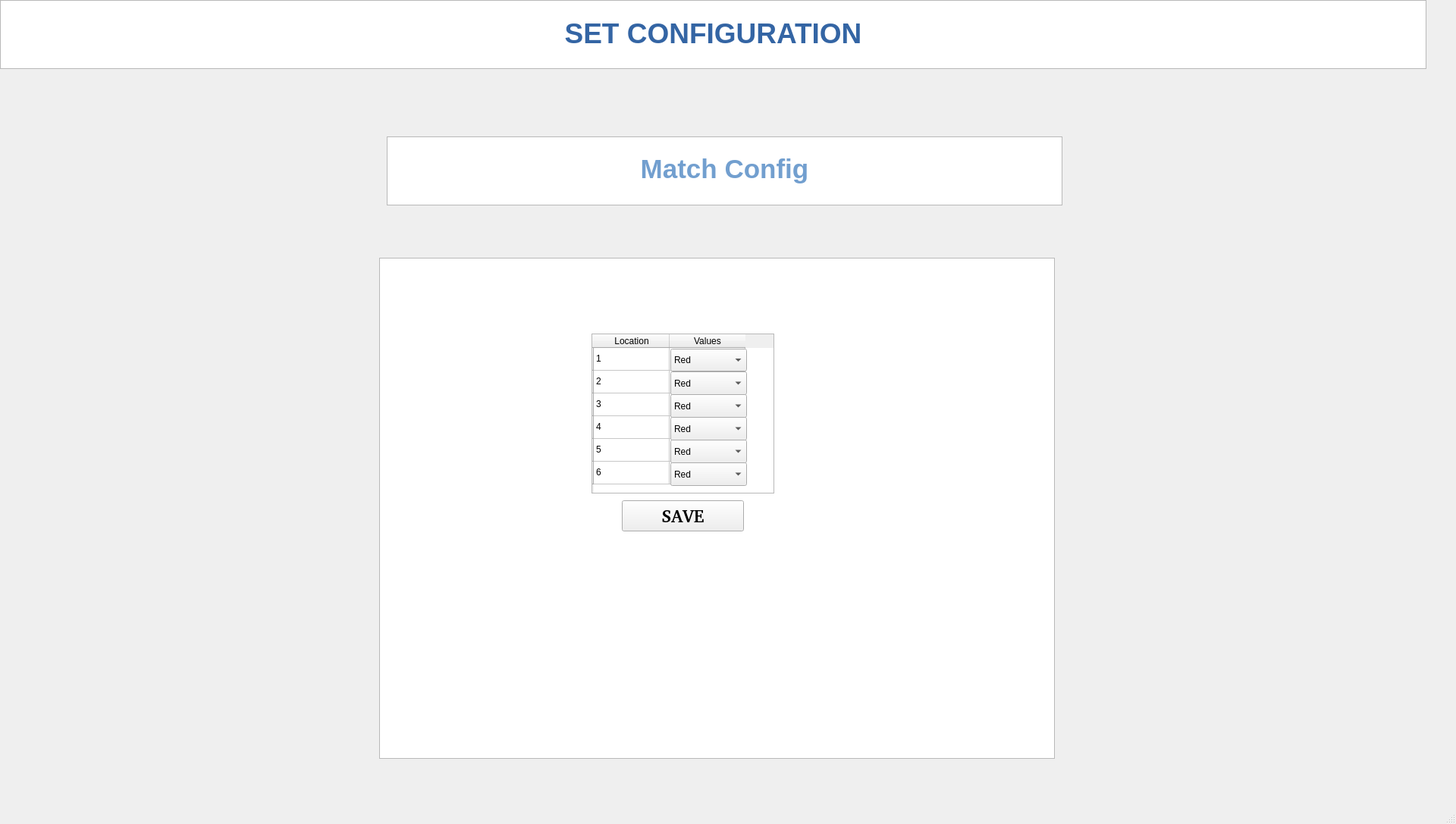
<?xml version="1.0" encoding="UTF-8"?>
<ui version="4.0">
 <class>SecondWindow</class>
 <widget class="QMainWindow" name="SecondWindow">
  <property name="geometry">
   <rect>
    <x>0</x>
    <y>0</y>
    <width>1920</width>
    <height>1087</height>
   </rect>
  </property>
  <property name="windowTitle">
   <string>MainWindow</string>
  </property>
  <widget class="QWidget" name="centralwidget">
   <widget class="QTextBrowser" name="textBrowser">
    <property name="geometry">
     <rect>
      <x>0</x>
      <y>0</y>
      <width>1881</width>
      <height>91</height>
     </rect>
    </property>
    <property name="html">
     <string>&lt;!DOCTYPE HTML PUBLIC &quot;-//W3C//DTD HTML 4.0//EN&quot; &quot;http://www.w3.org/TR/REC-html40/strict.dtd&quot;&gt;
&lt;html&gt;&lt;head&gt;&lt;meta name=&quot;qrichtext&quot; content=&quot;1&quot; /&gt;&lt;style type=&quot;text/css&quot;&gt;
p, li { white-space: pre-wrap; }
&lt;/style&gt;&lt;/head&gt;&lt;body style=&quot; font-family:'Ubuntu'; font-size:11pt; font-weight:400; font-style:normal;&quot;&gt;
&lt;p align=&quot;center&quot; style=&quot;-qt-paragraph-type:empty; margin-top:0px; margin-bottom:0px; margin-left:0px; margin-right:0px; -qt-block-indent:0; text-indent:0px;&quot;&gt;&lt;br /&gt;&lt;/p&gt;
&lt;p align=&quot;center&quot; style=&quot; margin-top:0px; margin-bottom:0px; margin-left:0px; margin-right:0px; -qt-block-indent:0; text-indent:0px;&quot;&gt;&lt;span style=&quot; font-size:28pt; font-weight:600; color:#3465a4;&quot;&gt;SET CONFIGURATION&lt;/span&gt;&lt;/p&gt;&lt;/body&gt;&lt;/html&gt;</string>
    </property>
   </widget>
   <widget class="QTableView" name="tableView">
    <property name="geometry">
     <rect>
      <x>500</x>
      <y>340</y>
      <width>891</width>
      <height>661</height>
     </rect>
    </property>
   </widget>
   <widget class="QTextBrowser" name="matchconfigtitle">
    <property name="geometry">
     <rect>
      <x>510</x>
      <y>180</y>
      <width>891</width>
      <height>91</height>
     </rect>
    </property>
    <property name="html">
     <string>&lt;!DOCTYPE HTML PUBLIC &quot;-//W3C//DTD HTML 4.0//EN&quot; &quot;http://www.w3.org/TR/REC-html40/strict.dtd&quot;&gt;
&lt;html&gt;&lt;head&gt;&lt;meta name=&quot;qrichtext&quot; content=&quot;1&quot; /&gt;&lt;style type=&quot;text/css&quot;&gt;
p, li { white-space: pre-wrap; }
&lt;/style&gt;&lt;/head&gt;&lt;body style=&quot; font-family:'Ubuntu'; font-size:11pt; font-weight:400; font-style:normal;&quot;&gt;
&lt;p align=&quot;center&quot; style=&quot;-qt-paragraph-type:empty; margin-top:0px; margin-bottom:0px; margin-left:0px; margin-right:0px; -qt-block-indent:0; text-indent:0px;&quot;&gt;&lt;br /&gt;&lt;/p&gt;
&lt;p align=&quot;center&quot; style=&quot; margin-top:0px; margin-bottom:0px; margin-left:0px; margin-right:0px; -qt-block-indent:0; text-indent:0px;&quot;&gt;&lt;span style=&quot; font-size:26pt; font-weight:600; color:#729fcf;&quot;&gt;Match Config&lt;/span&gt;&lt;/p&gt;&lt;/body&gt;&lt;/html&gt;</string>
    </property>
   </widget>
   <widget class="QTableWidget" name="table">
    <property name="geometry">
     <rect>
      <x>780</x>
      <y>440</y>
      <width>241</width>
      <height>211</height>
     </rect>
    </property>
    <row>
     <property name="text">
      <string/>
     </property>
    </row>
    <row>
     <property name="text">
      <string/>
     </property>
    </row>
    <row>
     <property name="text">
      <string/>
     </property>
    </row>
    <row>
     <property name="text">
      <string/>
     </property>
    </row>
    <row>
     <property name="text">
      <string/>
     </property>
    </row>
    <row>
     <property name="text">
      <string/>
     </property>
    </row>
    <column>
     <property name="text">
      <string>Location</string>
     </property>
    </column>
    <column>
     <property name="text">
      <string>Values</string>
     </property>
    </column>
    <item row="0" column="0">
     <property name="text">
      <string>1</string>
     </property>
    </item>
    <item row="0" column="1">
     <property name="text">
      <string/>
     </property>
    </item>
    <item row="1" column="0">
     <property name="text">
      <string>2</string>
     </property>
    </item>
    <item row="2" column="0">
     <property name="text">
      <string>3</string>
     </property>
    </item>
    <item row="3" column="0">
     <property name="text">
      <string>4</string>
     </property>
    </item>
    <item row="4" column="0">
     <property name="text">
      <string>5</string>
     </property>
    </item>
    <item row="5" column="0">
     <property name="text">
      <string>6</string>
     </property>
    </item>
   </widget>
   <widget class="QComboBox" name="comboBox">
    <property name="geometry">
     <rect>
      <x>884</x>
      <y>460</y>
      <width>101</width>
      <height>30</height>
     </rect>
    </property>
    <item>
     <property name="text">
      <string>Red</string>
     </property>
    </item>
    <item>
     <property name="text">
      <string>White</string>
     </property>
    </item>
   </widget>
   <widget class="QComboBox" name="comboBox_2">
    <property name="geometry">
     <rect>
      <x>884</x>
      <y>490</y>
      <width>101</width>
      <height>31</height>
     </rect>
    </property>
    <item>
     <property name="text">
      <string>Red</string>
     </property>
    </item>
    <item>
     <property name="text">
      <string>White</string>
     </property>
    </item>
   </widget>
   <widget class="QComboBox" name="comboBox_3">
    <property name="geometry">
     <rect>
      <x>884</x>
      <y>580</y>
      <width>101</width>
      <height>31</height>
     </rect>
    </property>
    <item>
     <property name="text">
      <string>Red</string>
     </property>
    </item>
    <item>
     <property name="text">
      <string>White</string>
     </property>
    </item>
   </widget>
   <widget class="QComboBox" name="comboBox_4">
    <property name="geometry">
     <rect>
      <x>884</x>
      <y>550</y>
      <width>101</width>
      <height>31</height>
     </rect>
    </property>
    <item>
     <property name="text">
      <string>Red</string>
     </property>
    </item>
    <item>
     <property name="text">
      <string>White</string>
     </property>
    </item>
   </widget>
   <widget class="QComboBox" name="comboBox_5">
    <property name="geometry">
     <rect>
      <x>884</x>
      <y>520</y>
      <width>101</width>
      <height>31</height>
     </rect>
    </property>
    <item>
     <property name="text">
      <string>Red</string>
     </property>
    </item>
    <item>
     <property name="text">
      <string>White</string>
     </property>
    </item>
   </widget>
   <widget class="QComboBox" name="comboBox_6">
    <property name="geometry">
     <rect>
      <x>884</x>
      <y>610</y>
      <width>101</width>
      <height>31</height>
     </rect>
    </property>
    <item>
     <property name="text">
      <string>Red</string>
     </property>
    </item>
    <item>
     <property name="text">
      <string>White</string>
     </property>
    </item>
   </widget>
   <widget class="QPushButton" name="save">
    <property name="geometry">
     <rect>
      <x>820</x>
      <y>660</y>
      <width>161</width>
      <height>41</height>
     </rect>
    </property>
    <property name="font">
     <font>
      <family>Nimbus Roman [UKWN]</family>
      <pointsize>17</pointsize>
      <weight>75</weight>
      <bold>true</bold>
     </font>
    </property>
    <property name="text">
     <string>SAVE</string>
    </property>
   </widget>
  </widget>
  <widget class="QMenuBar" name="menubar">
   <property name="geometry">
    <rect>
     <x>0</x>
     <y>0</y>
     <width>1920</width>
     <height>22</height>
    </rect>
   </property>
  </widget>
  <widget class="QStatusBar" name="statusbar"/>
 </widget>
 <resources/>
 <connections/>
</ui>
